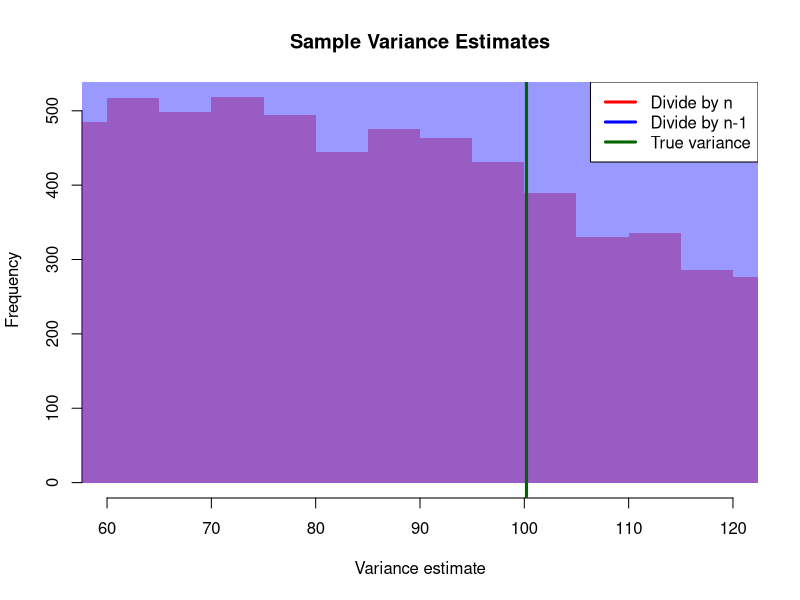

The R script that drew this image:
set.seed(42)

# True population
population <- rnorm(1000000, mean = 50, sd = 10)
true_variance <- var(population) # This uses n-1, close to true σ² = 100
true_variance

# Parameters
sample_size <- 10
num_samples <- 10000

# Collect sample variances
var_n_minus1 <- numeric(num_samples)
var_n <- numeric(num_samples)

for (i in 1:num_samples) {
    sample_data <- sample(population, sample_size)

    # 1) Corrected (n-1) variance (default in var())
    var_n_minus1[i] <- var(sample_data)

    # 2) Uncorrected (divide by n)
    var_n[i] <- sum((sample_data - mean(sample_data))^2) / sample_size
}

# Compare the averages
mean(var_n_minus1) # unbiased estimate ≈ true variance
mean(var_n) # biased estimate (smaller)
true_variance

hist(var_n,
    breaks = 50, col = rgb(1, 0, 0, 0.4), xlim = c(60, 120), main = "Sample Variance Estimates",
    xlab = "Variance estimate", border = NA
)
hist(var_n_minus1, breaks = 50, col = rgb(0, 0, 1, 0.4), add = TRUE, border = NA)
abline(v = true_variance, col = "darkgreen", lwd = 3)
legend("topright",
    legend = c("Divide by n", "Divide by n-1", "True variance"),
    col = c("red", "blue", "darkgreen"), lwd = 3
)
